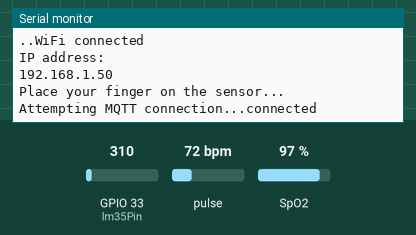
This sketch was run on a simulated ESP32. On the bench: the last lines printed to the serial monitor. Inputs (shaded band) come from the test bench; at power-on: pulse 72 bpm, GPIO 33 (lm35Pin) = 310, SpO2 97 % (analog values on the 0–4095 scale). WiFi joins after 1.5 s; servers stay silent unless stated; random numbers use the default seed unless the sketch sets one; no MQTT or app messages arrive unless stated.

Above: at 3.2 s.
3.3 s: pulse set to 42 bpm
At 4.2 s:
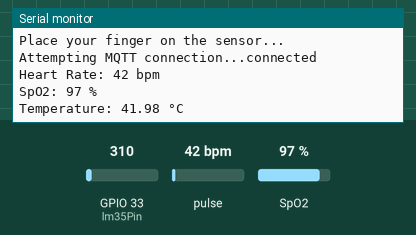
4.8 s: GPIO 33 (lm35Pin) set to 372
At 6.1 s:
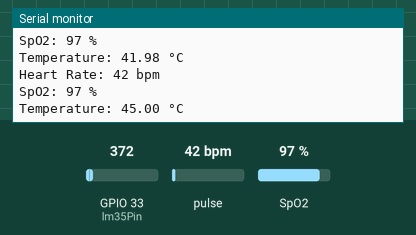
6.3 s: SpO2 set to 80 %
7.8 s: GPIO 33 (lm35Pin) set to 186
At 9.0 s:
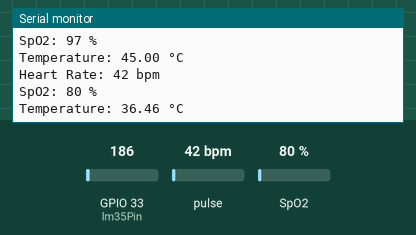
9.3 s: pulse set to 70 bpm
At 11.3 s:
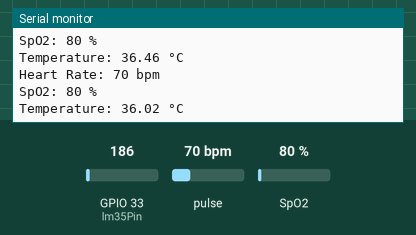
Timing chart, 0 to 11.8 s (numbered marks = the images above; inputs shaded):
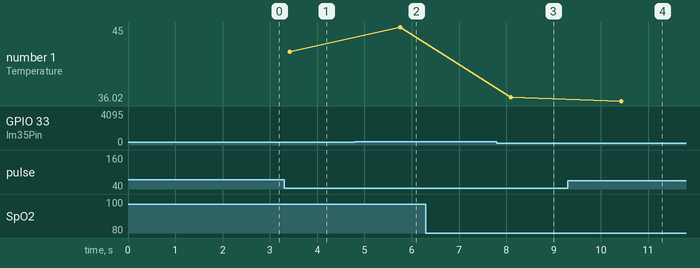

Measured:
- after the input at 3.3 s, the serial monitor: prints a new line at once (image 1)
- after the input at 4.8 s, the serial monitor: prints a new line after 0.96 s (image 2)
- after the input at 7.8 s, the serial monitor: prints a new line after 0.29 s (image 3)
- after the input at 9.3 s, the serial monitor: prints a new line after 1.0 s (image 4)
- plotted number 1: 41.98 → 45 after the input at 4.8 s, 45 → 36.46 after the input at 7.8 s

The sketch:

esp.ino
```cpp
#include <WiFi.h>
#include <WiFiClientSecure.h>
#include <PubSubClient.h>
#include <Wire.h>
#include "MAX30105.h"
#include "spo2_algorithm.h"

const char* ssid = "qwe";
const char* password = "qwe12345";

const char* mqtt_server = "2d9dbae8a4de4724b57ae55215e07a89.s1.eu.hivemq.cloud";
const int mqtt_port = 8883;

const char* mqtt_user = "esp32";
const char* mqtt_pass = "Esp12345";

WiFiClientSecure espClient;
PubSubClient client(espClient);
MAX30105 particleSensor;

uint32_t irBuffer[100];
uint32_t redBuffer[100];
int32_t bufferLength = 100;
int32_t spo2, heartRate;
int8_t validSPO2, validHeartRate;

const int lm35Pin = 33;
float voltage = 0.0;
float temperatureC = 0.0;
int smoothingFactor = 10;

const char* heartRateTopic = "heart_rate";
const char* spo2Topic = "oxygen";
const char* temperatureTopic = "temperature";

void setup_wifi() {
  delay(10);
  Serial.println();
  Serial.print("Connecting to ");
  Serial.println(ssid);
  WiFi.begin(ssid, password);

  while (WiFi.status() != WL_CONNECTED) {
    delay(1000);
    Serial.print(".");
  }

  Serial.println("WiFi connected");
  Serial.println("IP address: ");
  Serial.println(WiFi.localIP());
}

void reconnect() {
  while (!client.connected()) {
    Serial.print("Attempting MQTT connection...");
    if (client.connect("ESP32Client", mqtt_user, mqtt_pass)) {
      Serial.println("connected");
    } else {
      Serial.print("failed, rc=");
      Serial.print(client.state());
      Serial.println(" try again in 5 seconds");
      delay(5000);
    }
  }
}

void setup() {
  Serial.begin(115200);
  setup_wifi();

  espClient.setInsecure();
  client.setServer(mqtt_server, mqtt_port);

  if (!particleSensor.begin(Wire)) {
    Serial.println("MAX30102 was not found. Please check wiring/power.");
    while (1);
  }

  particleSensor.setup();
  particleSensor.setPulseAmplitudeRed(0x0A);
  particleSensor.setPulseAmplitudeGreen(0);
  analogReadResolution(12);
  analogSetAttenuation(ADC_11db);
  Serial.println("Place your finger on the sensor...");
}

void loop() {
  if (!client.connected()) {
    reconnect();
  }

  for (int i = 0; i < bufferLength; i++) {
    while (particleSensor.available() == false)
      particleSensor.check();

    redBuffer[i] = particleSensor.getRed();
    irBuffer[i] = particleSensor.getIR();
    particleSensor.nextSample();
  }

  maxim_heart_rate_and_oxygen_saturation(
    irBuffer, bufferLength,
    redBuffer,
    &spo2, &validSPO2,
    &heartRate, &validHeartRate
  );

  if (validHeartRate) {
    String heartRateStr = String(heartRate);
    client.publish(heartRateTopic, heartRateStr.c_str());
    Serial.print("Heart Rate: ");
    Serial.print(heartRate);
    Serial.println(" bpm");
  } else {
    Serial.println("Invalid Heart Rate");
  }

  if (validSPO2) {
    String spo2Str = String(spo2);
    client.publish(spo2Topic, spo2Str.c_str());
    Serial.print("SpO2: ");
    Serial.print(spo2);
    Serial.println(" %");
  } else {
    Serial.println("Invalid SpO2");
  }

  int adcValue = 0;
  for (int i = 0; i < smoothingFactor; i++) {
    adcValue += analogRead(lm35Pin);
    delay(10);
  }
  adcValue = adcValue / smoothingFactor;
  voltage = (adcValue / 4095.0) * 3.3;
  temperatureC = voltage * 100.0 + 17;

  if (temperatureC < 36.0) {
    temperatureC = 36.0 + (random(0, 151) / 100.0);
  } else if (temperatureC > 45.0) {
    temperatureC = 45.0;
  }

  String tempStr = String(temperatureC, 2);
  client.publish(temperatureTopic, tempStr.c_str());
  Serial.print("Temperature: ");
  Serial.print(temperatureC, 2);
  Serial.println(" °C");

  client.loop();
  delay(1000);
}
```
